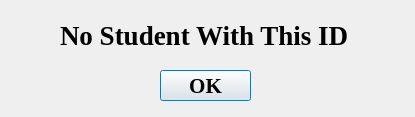
<?xml version="1.0" encoding="UTF-8"?>
<ui version="4.0">
 <class>Dialog</class>
 <widget class="QDialog" name="Dialog">
  <property name="geometry">
   <rect>
    <x>0</x>
    <y>0</y>
    <width>415</width>
    <height>117</height>
   </rect>
  </property>
  <property name="windowTitle">
   <string>Dialog</string>
  </property>
  <widget class="QLabel" name="label">
   <property name="geometry">
    <rect>
     <x>60</x>
     <y>10</y>
     <width>301</width>
     <height>51</height>
    </rect>
   </property>
   <property name="font">
    <font>
     <family>Times New Roman</family>
     <pointsize>20</pointsize>
     <weight>75</weight>
     <bold>true</bold>
    </font>
   </property>
   <property name="text">
    <string>No Student With This ID</string>
   </property>
  </widget>
  <widget class="QPushButton" name="pushButton">
   <property name="geometry">
    <rect>
     <x>160</x>
     <y>70</y>
     <width>91</width>
     <height>31</height>
    </rect>
   </property>
   <property name="font">
    <font>
     <family>Times New Roman</family>
     <pointsize>16</pointsize>
     <weight>75</weight>
     <bold>true</bold>
    </font>
   </property>
   <property name="text">
    <string>OK</string>
   </property>
  </widget>
 </widget>
 <resources/>
 <connections/>
</ui>
